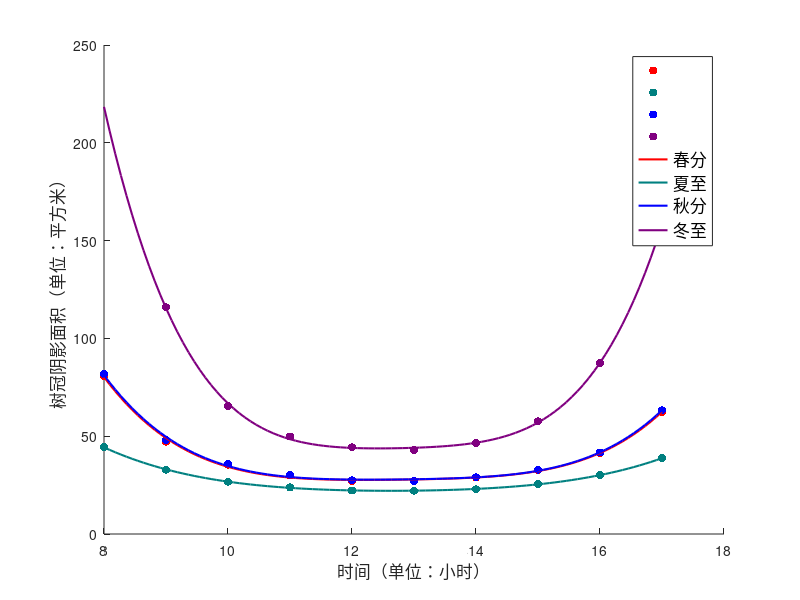

This chart was generated by the following MATLAB code:
y1 = [2021
1181
886
748
678
677
723
815
1038
1558
] * 0.04;
y2 = [1109
822
669
595
556
554
570
639
754
968
] * 0.04;
y3 = [2043
1204
892
752
685
680
724
823
1042
1580
] * 0.04;
y4 = [2896
1636
1246
1107
1077
1165
1440
2183
] * 0.04;
x = [8 9 10 11 12 13 14 15 16 17];
x2=[9 10 11 12 13 14 15 16];

y1=y1';y2=y2';y3=y3';y4=y4';

% 设置多项式阶数
n = 4;

% 进行四条曲线的曲线拟合
p1 = polyfit(x, y1, n);
p2 = polyfit(x, y2, n);
p3 = polyfit(x, y3, n);
p4 = polyfit(x2, y4, n);

% 生成一系列 x 值
x_fit = linspace(min(x), max(x), 100);

% 计算四条拟合曲线对应的 y 值
y_fit1 = polyval(p1, x_fit);
y_fit2 = polyval(p2, x_fit);
y_fit3 = polyval(p3, x_fit);
y_fit4 = polyval(p4, x_fit);

% 绘制原始数据和拟合曲线
figure;
hold on;
scatter(x, y1, 'o','filled','MarkerFaceColor','r');
scatter(x, y2, 'o', 'filled','MarkerFaceColor',[0,0.5,0.5]);
scatter(x, y3, 'o', 'filled','MarkerFaceColor','b');
scatter(x2, y4, 'o', 'filled','MarkerFaceColor',[0.5,0,0.5]);
plot(x_fit, y_fit1,'color','r','LineWidth',1.5);
plot(x_fit, y_fit2,'color',[0,0.5,0.5],'LineWidth',1.5);
plot(x_fit, y_fit3,'color','b','LineWidth',1.5);
plot(x_fit, y_fit4,'color',[0.5,0,0.5],'LineWidth',1.5);
hold off;
xlabel('时间（单位：小时）','FontSize',12,'FontName','宋体');
ylim([0 250]);
ylabel('树冠阴影面积（单位：平方米）','FontSize',12,'FontName','宋体');
legend('','','','', '春分', '夏至', '秋分', '冬至','FontSize',12,'FontName','宋体');
